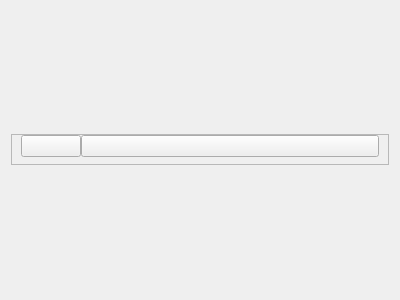
<?xml version="1.0" encoding="UTF-8"?>
<ui version="4.0">
 <class>Form</class>
 <widget class="QWidget" name="Form">
  <property name="geometry">
   <rect>
    <x>0</x>
    <y>0</y>
    <width>400</width>
    <height>300</height>
   </rect>
  </property>
  <property name="windowTitle">
   <string>Form</string>
  </property>
  <layout class="QVBoxLayout" name="verticalLayout">
   <item>
    <widget class="QFrame" name="frame">
     <property name="sizePolicy">
      <sizepolicy hsizetype="Preferred" vsizetype="Fixed">
       <horstretch>0</horstretch>
       <verstretch>0</verstretch>
      </sizepolicy>
     </property>
     <property name="frameShape">
      <enum>QFrame::StyledPanel</enum>
     </property>
     <property name="frameShadow">
      <enum>QFrame::Raised</enum>
     </property>
     <property name="lineWidth">
      <number>0</number>
     </property>
     <layout class="QHBoxLayout" name="horizontalLayout">
      <property name="spacing">
       <number>0</number>
      </property>
      <property name="topMargin">
       <number>0</number>
      </property>
      <property name="bottomMargin">
       <number>7</number>
      </property>
      <item>
       <widget class="QPushButton" name="pushButton">
        <property name="sizePolicy">
         <sizepolicy hsizetype="Minimum" vsizetype="Expanding">
          <horstretch>1</horstretch>
          <verstretch>0</verstretch>
         </sizepolicy>
        </property>
        <property name="focusPolicy">
         <enum>Qt::NoFocus</enum>
        </property>
        <property name="styleSheet">
         <string notr="true"/>
        </property>
        <property name="text">
         <string/>
        </property>
       </widget>
      </item>
      <item>
       <widget class="QPushButton" name="pushButton_2">
        <property name="sizePolicy">
         <sizepolicy hsizetype="Minimum" vsizetype="Expanding">
          <horstretch>5</horstretch>
          <verstretch>0</verstretch>
         </sizepolicy>
        </property>
        <property name="focusPolicy">
         <enum>Qt::NoFocus</enum>
        </property>
        <property name="text">
         <string/>
        </property>
       </widget>
      </item>
     </layout>
    </widget>
   </item>
  </layout>
 </widget>
 <resources/>
 <connections/>
</ui>
